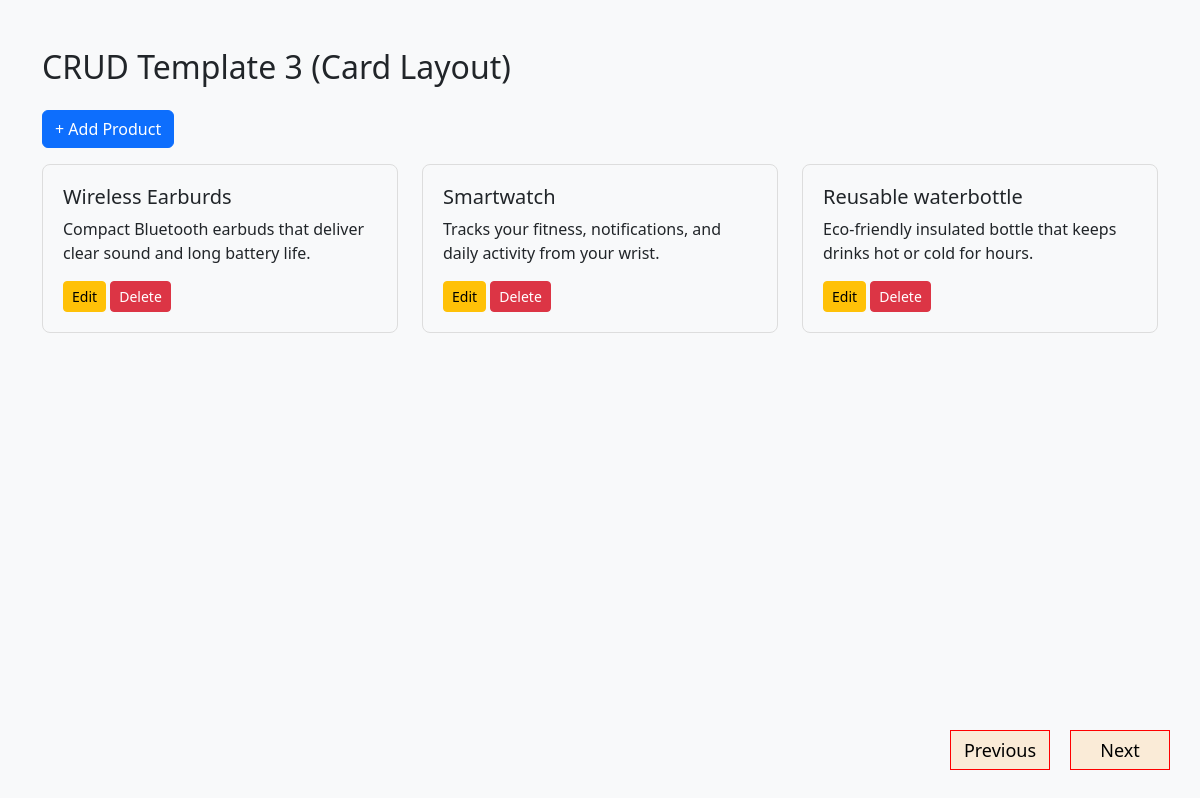
The app's page /crud_c with its own data.
### myapp/models.py (models this page shows, shortened)
class create_crud_c_details(models.Model):
    name=models.CharField(max_length=100)
    discription=models.CharField(max_length=300)

### myapp/views.py (the view)
# urls.py: path('crud_c', views.crud_c, name='crud_c'),
def crud_c(request):
    uid=create_crud_c_details.objects.all()
    ctx={
        'uid':uid
    }
    return render(request,'crud_c.html',ctx)

### myapp/templates/crud_c.html (shortened to what this page needs)
<!DOCTYPE html>
<html lang="en">
<head>
<link href="https://cdn.jsdelivr.net/npm/bootstrap@5.3.0/dist/css/bootstrap.min.css" rel="stylesheet">
</head>
<body class="bg-light">
<div class="container mt-5">
<h2 class="mb-4">CRUD Template 3 (Card Layout)</h2>
<a href="#addModal" class="btn btn-primary mb-3">+ Add Product</a>
<div class="row">
{% for i in uid %}
<div class="col-md-4">
<div class="card-custom">
<h5>{{i.name}}</h5>
<p>{{i.discription}}</p>
<a class="btn btn-warning btn-sm" href="#editModal-{{i.id}}">Edit</a>
<a href="#deleteModal-{{i.id}}" class="btn btn-danger btn-sm">Delete</a>
</div>
</div>
{% endfor %}
</div>
</div>
<form action="{% url 'crud_b' %}">
<button type="submit" class="footer_btnprevious">Previous</button>
</form>
<form action="{% url 'crud_d' %}">
<button type="submit" class="footer_btnnext">Next</button>
</form>
</body>
</html>

### myapp/templates/crud_c.html (style rules this page uses)
.card-custom { border:1px solid #ddd; padding:20px; border-radius:8px; }
.footer_btnnext { border: 1px red solid; background-color: antiquewhite; font-size: 18px; height: 40px; width: 100px; position: fixed; bottom: 30px; right: 30px; }
.footer_btnprevious { border: 1px red solid; background-color: antiquewhite; font-size: 18px; height: 40px; width: 100px; position: fixed; bottom: 30px; right: 150px; }

### records on screen
create_crud_c_details: name "Wireless Earburds", discription "Compact Bluetooth earbuds that deliver clear sound and long battery life."
create_crud_c_details: name "Smartwatch", discription "Tracks your fitness, notifications, and daily activity from your wrist."
create_crud_c_details: name "Reusable waterbottle", discription "Eco-friendly insulated bottle that keeps drinks hot or cold for hours."
